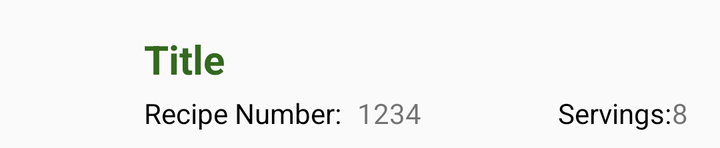
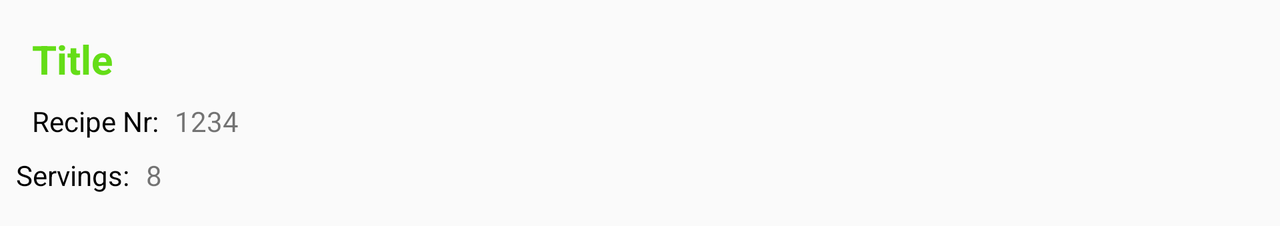

The same Android screen from two of the app's own layout files: first res/layout/ as a phone draws it, then the repository's variant for another configuration, drawn on a device whose configuration selects that folder. Both files follow.
<!-- AndroidManifest.xml: application theme AppTheme -->
<!-- res/layout/recipe_list_item.xml -->
<?xml version="1.0" encoding="utf-8"?>
<layout xmlns:android="http://schemas.android.com/apk/res/android"
    xmlns:app="http://schemas.android.com/apk/res-auto"
    xmlns:tools="http://schemas.android.com/tools">

    <android.support.constraint.ConstraintLayout
        android:layout_width="match_parent"
        android:layout_height="wrap_content"
        android:layout_marginEnd="@dimen/normal_margin"
        android:layout_marginStart="@dimen/normal_margin"
        android:layout_marginTop="@dimen/normal_margin"
        android:background="@drawable/recipe_selector"
        android:paddingBottom="@dimen/normal_margin">

        <ImageView
            android:id="@+id/iv_cupcake_logo"
            style="@style/recipe_list_item_logo"
            android:src="@drawable/ic_cupcake"
            app:layout_constraintBottom_toBottomOf="parent"
            app:layout_constraintStart_toStartOf="parent"
            app:layout_constraintTop_toTopOf="parent" />

        <android.support.constraint.ConstraintLayout
            android:id="@+id/recipe_item"
            android:layout_width="0dp"
            android:layout_height="wrap_content"
            android:layout_marginEnd="@dimen/normal_margin"
            android:layout_marginStart="@dimen/normal_margin"
            app:layout_constraintBottom_toTopOf="@+id/iv_cupcake_logo"
            app:layout_constraintEnd_toEndOf="parent"
            app:layout_constraintStart_toEndOf="@+id/iv_cupcake_logo"
            app:layout_constraintTop_toBottomOf="@+id/iv_cupcake_logo">

            <TextView
                android:id="@+id/tv_recipe_name"
                style="@style/recipe_list_item_title"
                app:layout_constraintEnd_toEndOf="parent"
                app:layout_constraintStart_toStartOf="parent"
                app:layout_constraintTop_toTopOf="parent"
                tools:text="Title" />

            <TextView
                android:id="@+id/tv_recipe_id_label"
                style="@style/recipe_list_item_primary_text"
                android:text="@string/recipe_number"
                app:layout_constraintStart_toStartOf="@+id/tv_recipe_name"
                app:layout_constraintTop_toBottomOf="@+id/tv_recipe_name" />

            <TextView
                android:id="@+id/tv_recipe_id"
                style="@style/recipe_list_item_secondary_text"
                app:layout_constraintStart_toEndOf="@+id/tv_recipe_id_label"
                app:layout_constraintTop_toBottomOf="@+id/tv_recipe_name"
                tools:text="1234" />

            <TextView
                android:id="@+id/tv_recipe_servings_label"
                style="@style/recipe_list_item_primary_text"
                android:text="@string/recipe_servings"
                app:layout_constraintEnd_toStartOf="@+id/tv_recipe_servings"
                app:layout_constraintTop_toBottomOf="@+id/tv_recipe_name" />

            <TextView
                android:id="@+id/tv_recipe_servings"
                style="@style/recipe_list_item_secondary_text"
                app:layout_constraintEnd_toEndOf="parent"
                app:layout_constraintTop_toBottomOf="@+id/tv_recipe_name"
                tools:text="8" />
        </android.support.constraint.ConstraintLayout>
    </android.support.constraint.ConstraintLayout>
</layout>
<!-- resources referenced by this layout -->
<resources>
  <dimen name="normal_margin">8dp</dimen>
  <string name="recipe_number">Recipe Number: </string>
  <string name="recipe_servings">Servings: </string>
  <style name="recipe_list_item_logo">
          <item name="android:layout_width">@dimen/cupcake_logo_size</item>
          <item name="android:layout_height">match_parent</item>
          <item name="android:layout_marginTop">@dimen/normal_margin</item>
          <item name="android:contentDescription">@string/logo_content_description</item>
      </style>
  <style name="recipe_list_item_primary_text">
          <item name="android:layout_width">wrap_content</item>
          <item name="android:layout_height">wrap_content</item>
          <item name="android:layout_marginTop">@dimen/mini_margin</item>
          <item name="android:textColor">@android:color/black</item>
      </style>
  <style name="recipe_list_item_secondary_text">
          <item name="android:layout_width">wrap_content</item>
          <item name="android:layout_height">wrap_content</item>
          <item name="android:layout_marginStart">@dimen/normal_margin</item>
          <item name="android:layout_marginTop">@dimen/mini_margin</item>
      </style>
  <style name="recipe_list_item_title">
          <item name="android:layout_width">match_parent</item>
          <item name="android:layout_height">wrap_content</item>
          <item name="android:layout_marginEnd">@dimen/normal_margin</item>
          <item name="android:textColor">@color/colorPrimaryDark</item>
          <item name="android:textSize">20sp</item>
          <item name="android:textStyle">bold</item>
      </style>
  <style name="AppTheme" parent="Theme.AppCompat.Light.DarkActionBar">
          
          <item name="colorPrimary">@color/colorPrimary</item>
          <item name="colorPrimaryDark">@color/colorPrimaryDark</item>
          <item name="colorAccent">@color/colorAccent</item>
      </style>
  <dimen name="cupcake_logo_size">56dp</dimen>
  <string name="logo_content_description">cup cake logo</string>
  <dimen name="mini_margin">4dp</dimen>
  <color name="colorPrimaryDark">#33691e</color>
  <color name="colorPrimary">#558b2f</color>
  <color name="colorAccent">#64dd17</color>
</resources>
<!-- res/layout-land/recipe_list_item.xml (the repository's variant of the layout above) -->
<!-- drawn on the phone turned sideways -->
<?xml version="1.0" encoding="utf-8"?>
<layout xmlns:android="http://schemas.android.com/apk/res/android"
    xmlns:app="http://schemas.android.com/apk/res-auto"
    xmlns:tools="http://schemas.android.com/tools">

    <android.support.constraint.ConstraintLayout
        android:layout_width="match_parent"
        android:layout_height="wrap_content"
        android:layout_marginBottom="@dimen/normal_margin"
        android:layout_marginEnd="@dimen/normal_margin"
        android:layout_marginStart="@dimen/normal_margin"
        android:layout_marginTop="@dimen/normal_margin"
        android:background="@drawable/recipe_selector">

        <ImageView
            android:id="@+id/iv_cupcake_logo"
            style="@style/recipe_list_item_land_logo"
            android:src="@drawable/ic_cupcake"
            app:layout_constraintBottom_toBottomOf="parent"
            app:layout_constraintEnd_toEndOf="parent"
            app:layout_constraintTop_toTopOf="parent" />

        <android.support.constraint.ConstraintLayout
            android:layout_width="0dp"
            android:layout_height="wrap_content"
            android:paddingBottom="@dimen/normal_margin"
            app:layout_constraintBottom_toTopOf="@+id/iv_cupcake_logo"
            app:layout_constraintEnd_toStartOf="@+id/iv_cupcake_logo"
            app:layout_constraintStart_toStartOf="parent"
            app:layout_constraintTop_toBottomOf="@+id/iv_cupcake_logo">

            <TextView
                android:id="@+id/tv_recipe_name"
                style="@style/recipe_list_item_land_title"
                app:layout_constraintEnd_toEndOf="parent"
                app:layout_constraintStart_toStartOf="parent"
                app:layout_constraintTop_toTopOf="parent"
                tools:text="Title" />

            <TextView
                android:id="@+id/tv_recipe_id_label"
                style="@style/recipe_list_item_land_primary_text"
                android:text="@string/recipe_number_land"
                app:layout_constraintStart_toStartOf="@+id/tv_recipe_name"
                app:layout_constraintTop_toBottomOf="@+id/tv_recipe_name" />

            <TextView
                android:id="@+id/tv_recipe_id"
                style="@style/recipe_list_item_land_secondary_text"
                app:layout_constraintStart_toEndOf="@+id/tv_recipe_id_label"
                app:layout_constraintTop_toBottomOf="@+id/tv_recipe_name"
                tools:text="1234" />

            <TextView
                android:id="@+id/tv_recipe_servings_label"
                style="@style/recipe_list_item_land_primary_text"
                android:text="@string/recipe_servings"
                app:layout_constraintStart_toStartOf="parent"
                app:layout_constraintTop_toBottomOf="@+id/tv_recipe_id_label" />

            <TextView
                android:id="@+id/tv_recipe_servings"
                style="@style/recipe_list_item_land_secondary_text"
                app:layout_constraintStart_toEndOf="@+id/tv_recipe_servings_label"
                app:layout_constraintTop_toBottomOf="@+id/tv_recipe_id_label"
                tools:text="8" />
        </android.support.constraint.ConstraintLayout>
    </android.support.constraint.ConstraintLayout>
</layout>
<!-- resources referenced by the variant -->
<!-- as the phone turned sideways resolves them -->
<resources>
  <dimen name="normal_margin">8dp</dimen>
  <string name="recipe_number_land">Recipe Nr: </string>
  <string name="recipe_servings">Servings: </string>
  <style name="recipe_list_item_land_logo">
          <item name="android:layout_width">@dimen/cupcake_logo_size</item>
          <item name="android:layout_height">@dimen/cupcake_logo_size</item>
          <item name="android:layout_marginTop">@dimen/normal_margin</item>
          <item name="android:contentDescription">@string/logo_content_description</item>
      </style>
  <style name="recipe_list_item_land_primary_text">
          <item name="android:layout_width">wrap_content</item>
          <item name="android:layout_height">wrap_content</item>
          <item name="android:layout_marginTop">@dimen/normal_margin</item>
          <item name="android:textColor">@android:color/black</item>
      </style>
  <style name="recipe_list_item_land_secondary_text">
          <item name="android:layout_width">wrap_content</item>
          <item name="android:layout_height">wrap_content</item>
          <item name="android:layout_marginStart">@dimen/normal_margin</item>
          <item name="android:layout_marginTop">@dimen/normal_margin</item>
      </style>
  <style name="recipe_list_item_land_title">
          <item name="android:layout_width">match_parent</item>
          <item name="android:layout_height">wrap_content</item>
          <item name="android:layout_marginEnd">@dimen/normal_margin</item>
          <item name="android:layout_marginStart">@dimen/normal_margin</item>
          <item name="android:textColor">@color/colorAccent</item>
          <item name="android:textSize">20sp</item>
          <item name="android:textStyle">bold</item>
      </style>
  <style name="AppTheme" parent="Theme.AppCompat.Light.DarkActionBar">
          
          <item name="colorPrimary">@color/colorPrimary</item>
          <item name="colorPrimaryDark">@color/colorPrimaryDark</item>
          <item name="colorAccent">@color/colorAccent</item>
      </style>
  <dimen name="cupcake_logo_size">56dp</dimen>
  <string name="logo_content_description">cup cake logo</string>
  <color name="colorAccent">#64dd17</color>
  <color name="colorPrimary">#558b2f</color>
  <color name="colorPrimaryDark">#33691e</color>
</resources>
